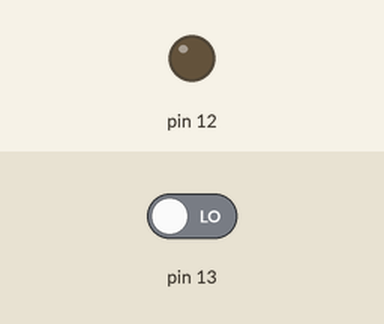
A sketch run on a simulated Arduino Uno, built with avr-gcc and run on an emulated ATmega328P. On the bench: output pins drawn as LEDs (lit = HIGH). Inputs (shaded band) come from the test bench; at power-on: pin 13 LOW.

Above: at 1.2 s.
1.3 s: pin 13 driven HIGH
At 2.5 s:
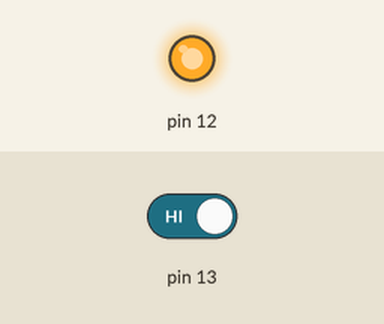
2.8 s: pin 13 driven LOW
At 3.8 s:
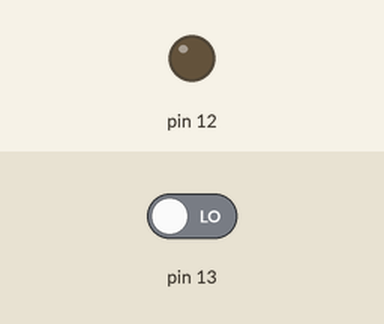
Timing chart, 0 to 5.8 s (numbered marks = the images above; inputs shaded):
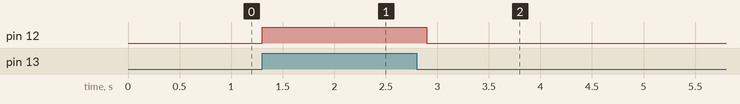

The sketch:

supermotor.ino
```cpp
int n = 0;

void setup()
{
  pinMode(12, OUTPUT);
  pinMode(13, INPUT);
}

void loop()
{
  if (digitalRead(13))
  {
    n = 100;
    digitalWrite(12, HIGH);
  }
  n = n - 1;
  if (n == 0)
  {
    digitalWrite(12, LOW);
  }
  delay(1);
}
```

Measured:
- after the input at 1.3 s, pin 12: LOW → HIGH at once
- after the input at 2.8 s, pin 12: HIGH → LOW after 0.10 s
